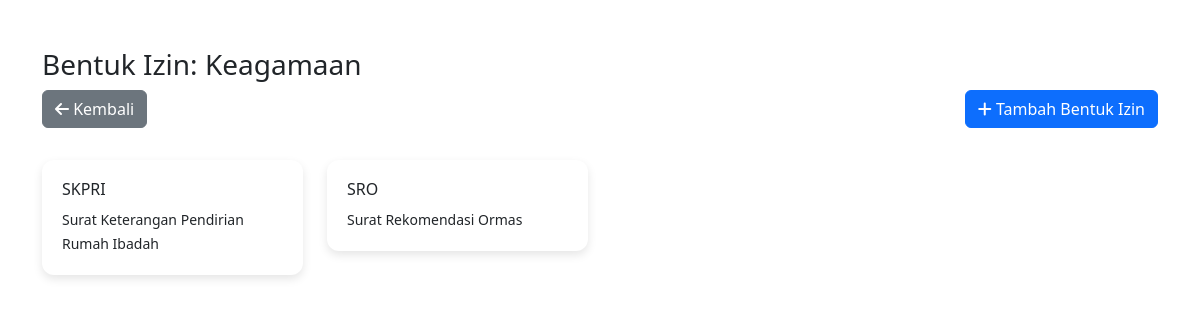
Page /bentukizin.php?jenis_izin_id=4 (signed in) on the committed database.
### tables this page shows
CREATE TABLE `jenis_izin` (
  `id` int(11) NOT NULL,
  `nama` varchar(255) NOT NULL,
  `deskripsi` text DEFAULT NULL,
  `created_at` timestamp NOT NULL DEFAULT current_timestamp()
);

CREATE TABLE `bentuk_izin` (
  `id` int(11) NOT NULL,
  `jenis_izin_id` int(11) NOT NULL,
  `nama` varchar(255) NOT NULL,
  `deskripsi` text DEFAULT NULL,
  `created_at` timestamp NOT NULL DEFAULT current_timestamp()
);

### bentukizin.php (the view, shortened to what this page needs)
<?php
$host="localhost"; $user="root"; $pass=""; $db="arsip_dpmptsp";
$conn=new mysqli($host,$user,$pass,$db);
$jenis_izin_id = intval($_GET['jenis_izin_id']);
$jenis_izin = $conn->query("SELECT * FROM jenis_izin WHERE id=$jenis_izin_id")->fetch_assoc();
$result=$conn->query("SELECT * FROM bentuk_izin WHERE jenis_izin_id=$jenis_izin_id ORDER BY nama ASC");
$bentuk_izin_list=[];
while($row=$result->fetch_assoc()) $bentuk_izin_list[]=$row;
?>
<!DOCTYPE html>
<html lang="id">
<head>
<link href="https://cdn.jsdelivr.net/npm/bootstrap@5.3.2/dist/css/bootstrap.min.css" rel="stylesheet">
<link href="https://cdnjs.cloudflare.com/ajax/libs/font-awesome/6.4.0/css/all.min.css" rel="stylesheet">
</head>
<body>
<div class="container mt-5">
<h3>Bentuk Izin: <?= htmlspecialchars($jenis_izin['nama']) ?></h3>
<a href="jenis_izin.php" class="btn btn-secondary mb-3"><i class="fa fa-arrow-left"></i> Kembali</a>
<button class="btn btn-primary mb-3 float-end" onclick="openModal(0,'','');"><i class="fa fa-plus"></i> Tambah Bentuk Izin</button>
<div class="row mt-3">
<?php foreach($bentuk_izin_list as $bentuk): ?>
<div class="col-md-3 mb-3">
<div class="card-bentuk">
<h6><?= htmlspecialchars($bentuk['nama']) ?></h6>
<small><?= htmlspecialchars($bentuk['deskripsi']) ?></small>
</div>
</div>
<?php endforeach; ?>
</div>
</div>
</body>
</html>

### bentukizin.php (style rules this page uses)
.card-bentuk { background:white; border-radius:12px; padding:20px; position:relative; cursor:pointer; box-shadow:0 4px 10px rgba(0,0,0,0.1); transition:0.3s; }

### rows in the picture
jenis_izin: nama "Keagamaan"
bentuk_izin: nama "SKPRI", deskripsi "Surat Keterangan Pendirian Rumah Ibadah"
bentuk_izin: nama "SRO", deskripsi "Surat Rekomendasi Ormas"
